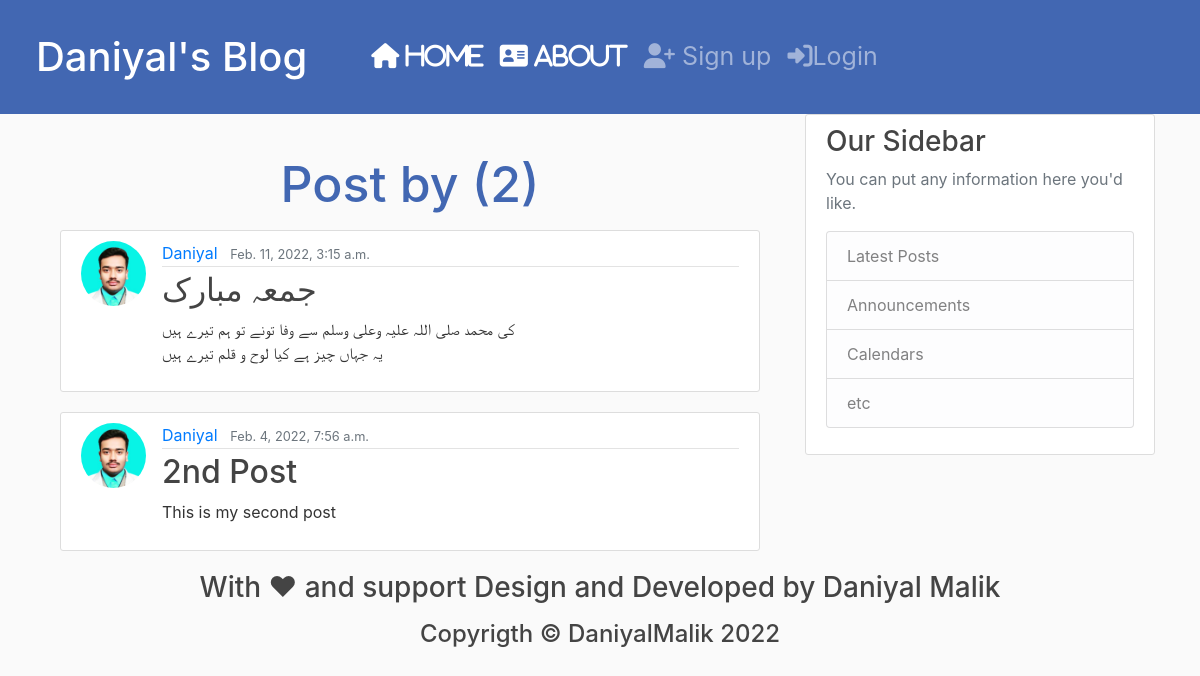
The page /user/Daniyal on the database as committed earlier.
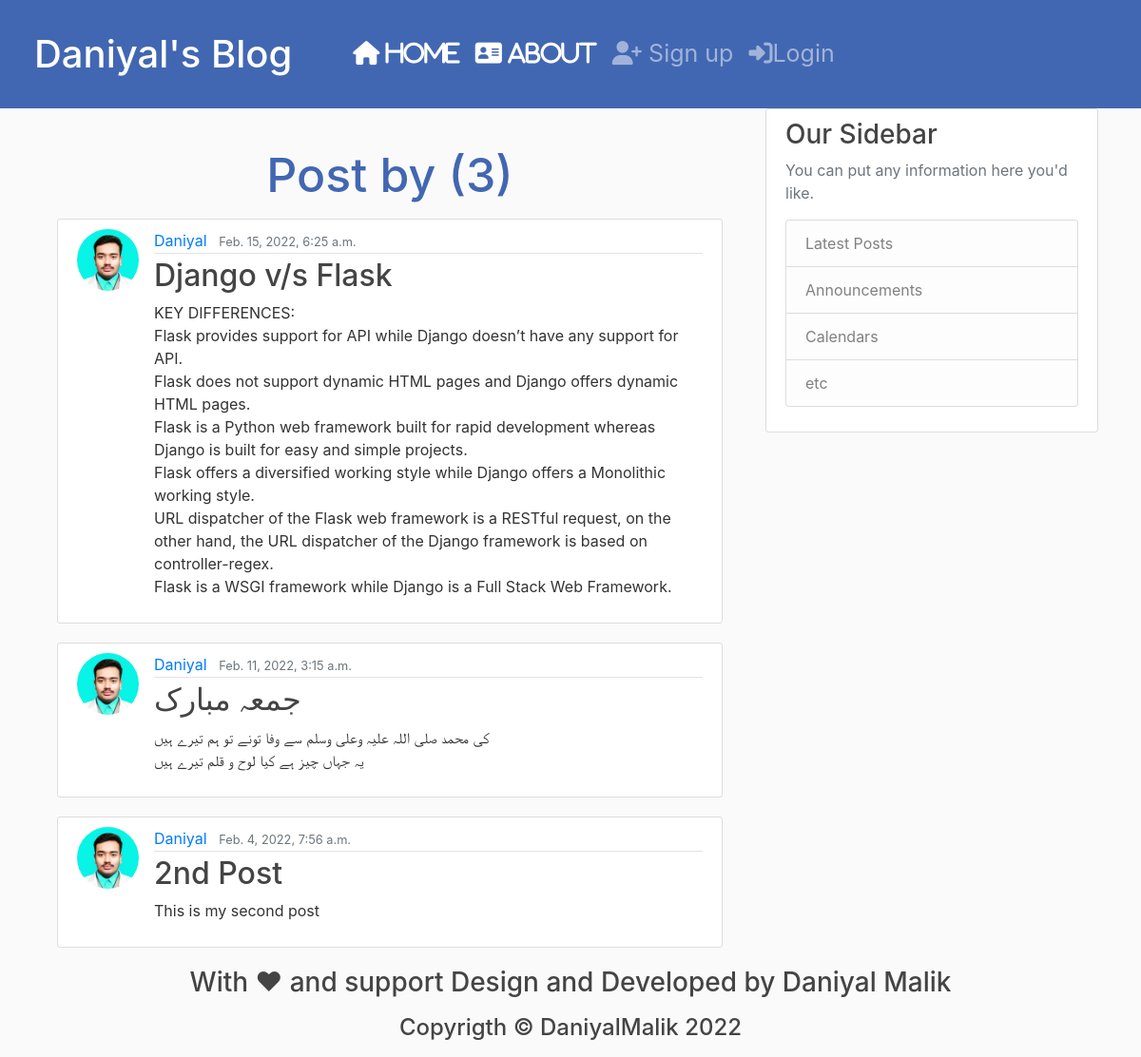
The same page on the database as committed later.
### blog/models.py (models this page shows, shortened)
class Post(models.Model):
    title=models.CharField(max_length=100)
    content=models.TextField()
    date_posted=models.DateTimeField(default=timezone.now)
    author=models.ForeignKey(User, on_delete=models.CASCADE)

### users/models.py (models this page shows, shortened)
class Profile(models.Model):
    user=models.OneToOneField(User,on_delete=models.CASCADE)
    image=models.ImageField(default='default.jpg',upload_to='profile_pics')

### blog/views.py (the view)
# urls.py: path("user/<str:username>",UserPositiveListView.as_view(), name="user-posts"),
class UserPositiveListView(ListView):
    model=Post
    template_name='blog/user_posts.html'
    context_object_name='posts'
    ordering=['-date_posted']
    paginate_by=5
    def get_queryset(self):
        user=get_object_or_404(User,username=self.kwargs.get('username'))
        return Post.objects.filter(author=user).order_by('-date_posted')

### blog/templates/blog/user_posts.html (shortened to what this page needs)
{% extends 'blog/base.html' %}
{% block content %}
<h1 class="mb-3" style="text-align: center; margin: 40px; font-size: 50px; color: #4267b2">
  Post by {{ view.kwrgs.username }} ({{ page_obj.paginator.count }})
</h1>
<div class="container">
    {% for post in posts %}
    <article class="media content-section">
      <img class="rounded-circle article-img"src="{{post.author.profile.image.url}}" alt="" srcset="">
        <div class="media-body">
          <div class="article-metadata">
            <a class="mr-2" href="{% url 'user-posts' post.author.username %}">{{ post.author }}</a>
            <small class="text-muted">{{ post.date_posted }}</small>
          </div>
          <h2><a class="article-title" href="{% url 'post-detail' post.id %}">{{ post.title }}</a></h2>
          <p class="article-content">{{ post.content }}</p>
        </div>
      </article>
    {% endfor %}
</div>
{% endblock content %}

Rows that differ between the two databases and show on the page:
added Post: author.profile.image (picture), author "Daniyal", date_posted "Feb. 15, 2022, 6:25 a.m.", title "Django v/s Flask", content "KEY DIFFERENCES: Flask provides support for API while Django doesn’t have any support for API. Flask does not support dynamic HTML pages and Django offers dynamic HTML pages. Flask is a Python web framework built for rapid development whereas Django is built for easy and simple projects. Flask offers a diversified working style while Django offers a Monolithic working style. URL dispatcher of the Flask web framework is a RESTful request, on the other hand, the URL dispatcher of the Django framework is based on controller-regex. Flask is a WSGI framework while Django is a Full Stack Web Framework."
Other text that changed with them:
{{ page_obj.paginator.count }}: "2" → "3"
